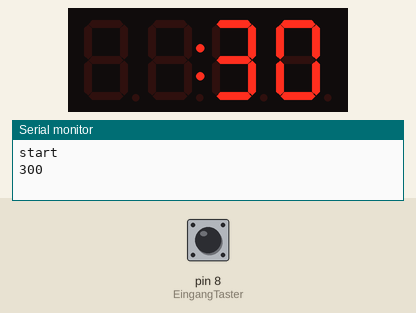
The sketch below on a simulated Arduino Uno, built with avr-gcc and run on an emulated ATmega328P. On the bench: 4-digit seven-segment display, the last lines printed to the serial monitor. The test bench sets the inputs (shaded band); at power-on: pin 8 (EingangTaster) HIGH.

Above: at 0.4 s.
At 103.8 s:
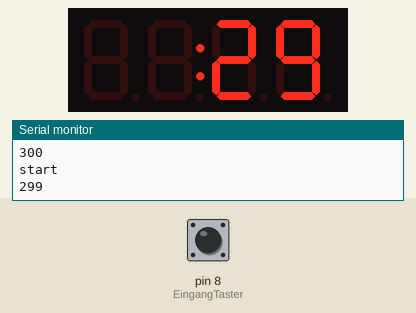

Measured:
- what the display in image 0 shows lasts 1.1 s, from 0.3 s to 1.4 s

The sketch:

sketch_TM1637_Stoppuhr_Ausgabe_7segment.ino
```cpp
const int EingangTaster = 8;
int ZustandTaster;
unsigned long startzeit;
unsigned long stoppzeit;
unsigned long zeitausgabe;
unsigned long zeit;

#include <TM1637Display.h>
TM1637Display anzeige(2, 3);

void setup(){

  anzeige.setBrightness(5);
  Serial.begin(9600);
  pinMode(EingangTaster, INPUT_PULLUP);

}

void loop(){

  do{                                               //Erster Zustand Schalter - Start

    ZustandTaster = digitalRead(EingangTaster);

  } while (ZustandTaster==LOW  );

  anzeige.clear();
  Serial.println("start");
  startzeit = millis();                             //Start Zeit speichern
  delay(300);

  do{                                               //Zweiter Zustand Schalter - Stopp
      ZustandTaster = digitalRead(EingangTaster);

  } while (ZustandTaster==LOW);


  stoppzeit = millis();                             // Endzeit ausrechnen und ausgeben
  zeitausgabe = stoppzeit - startzeit;
  zeit = zeitausgabe / 10;

  anzeige.showNumberDecEx(zeit,64);
  Serial.println(zeitausgabe);

  delay(1000);
}
```
